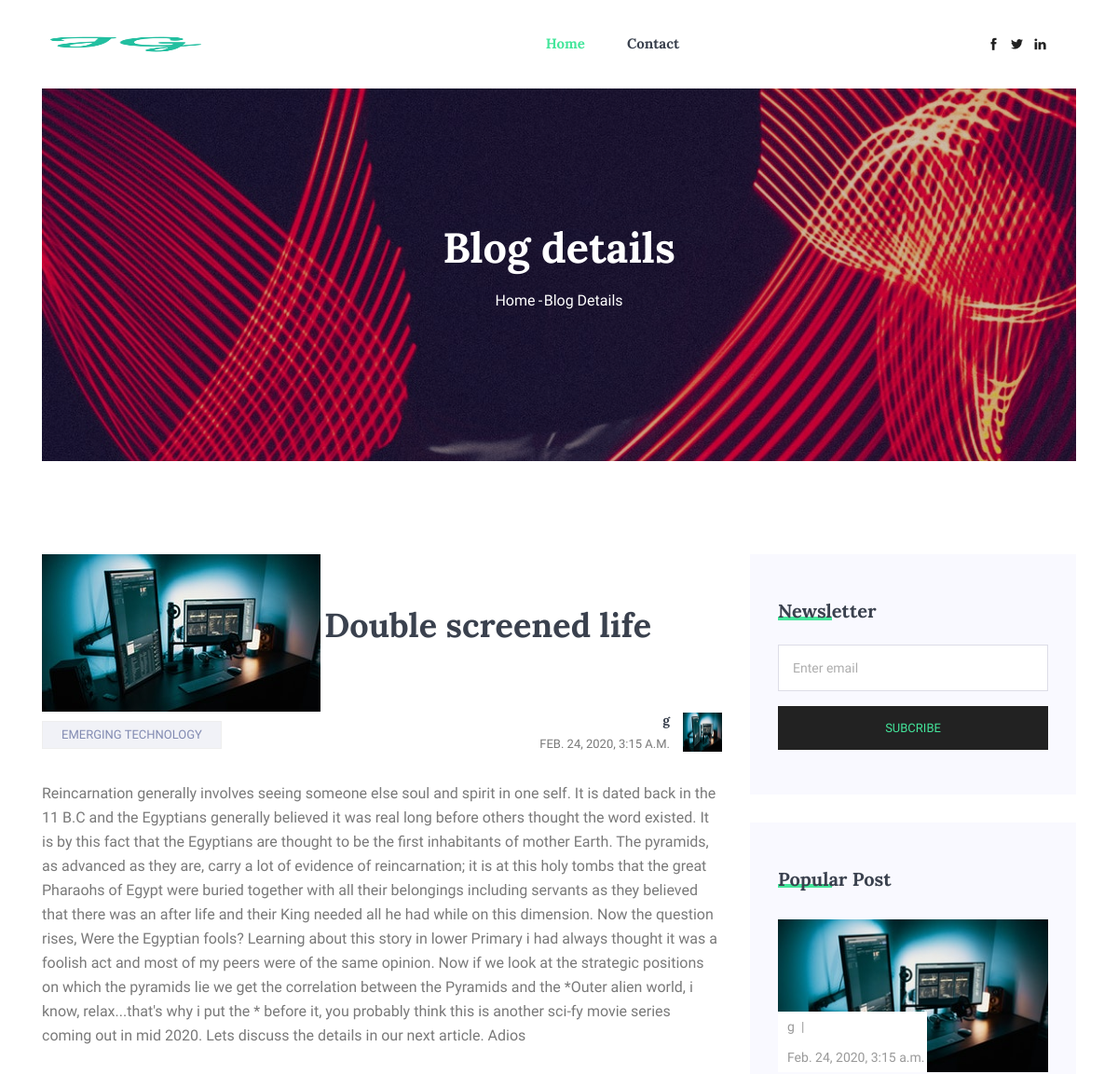
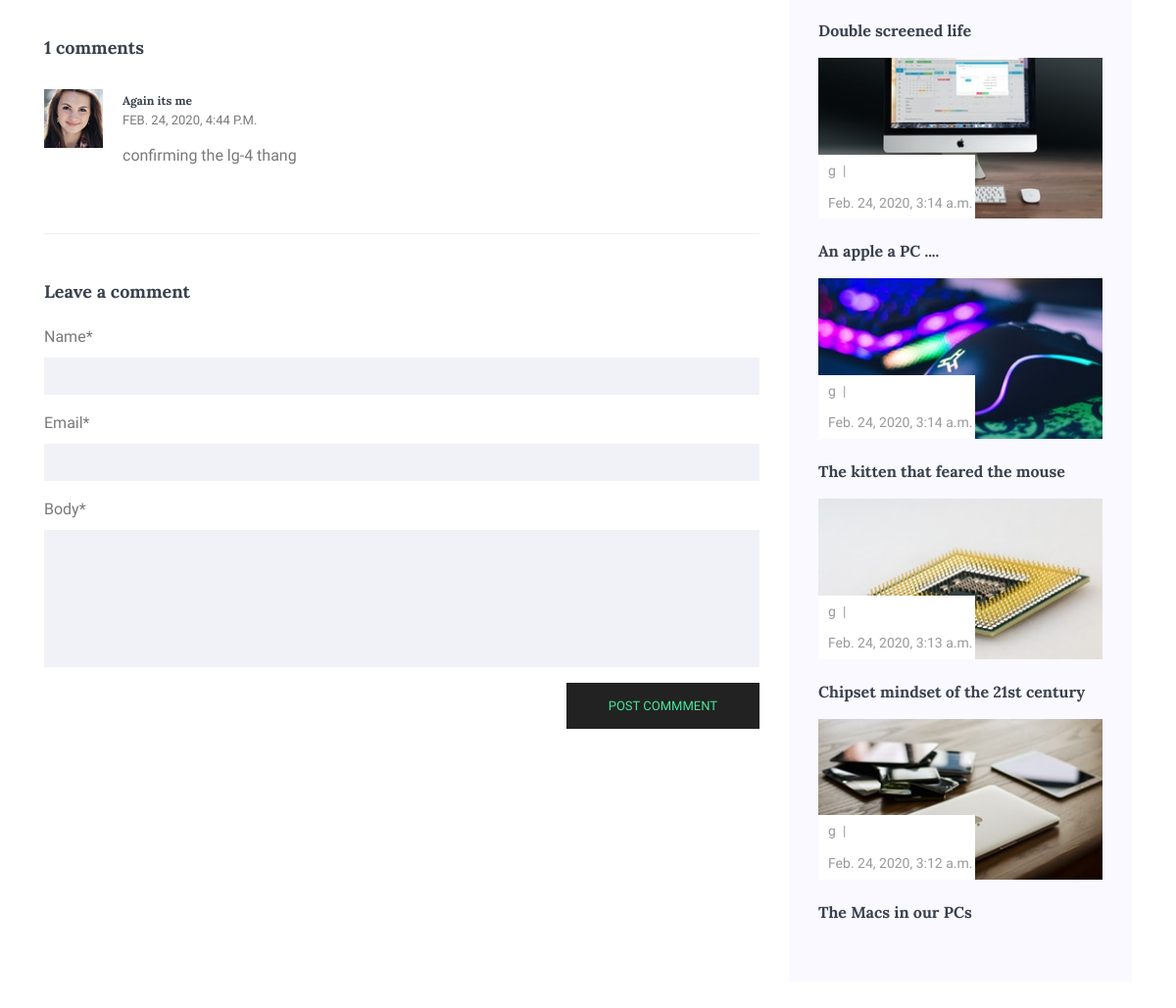
The page /double-screened-life/ (upper part) on the database as committed earlier (2 pictures, top to bottom).
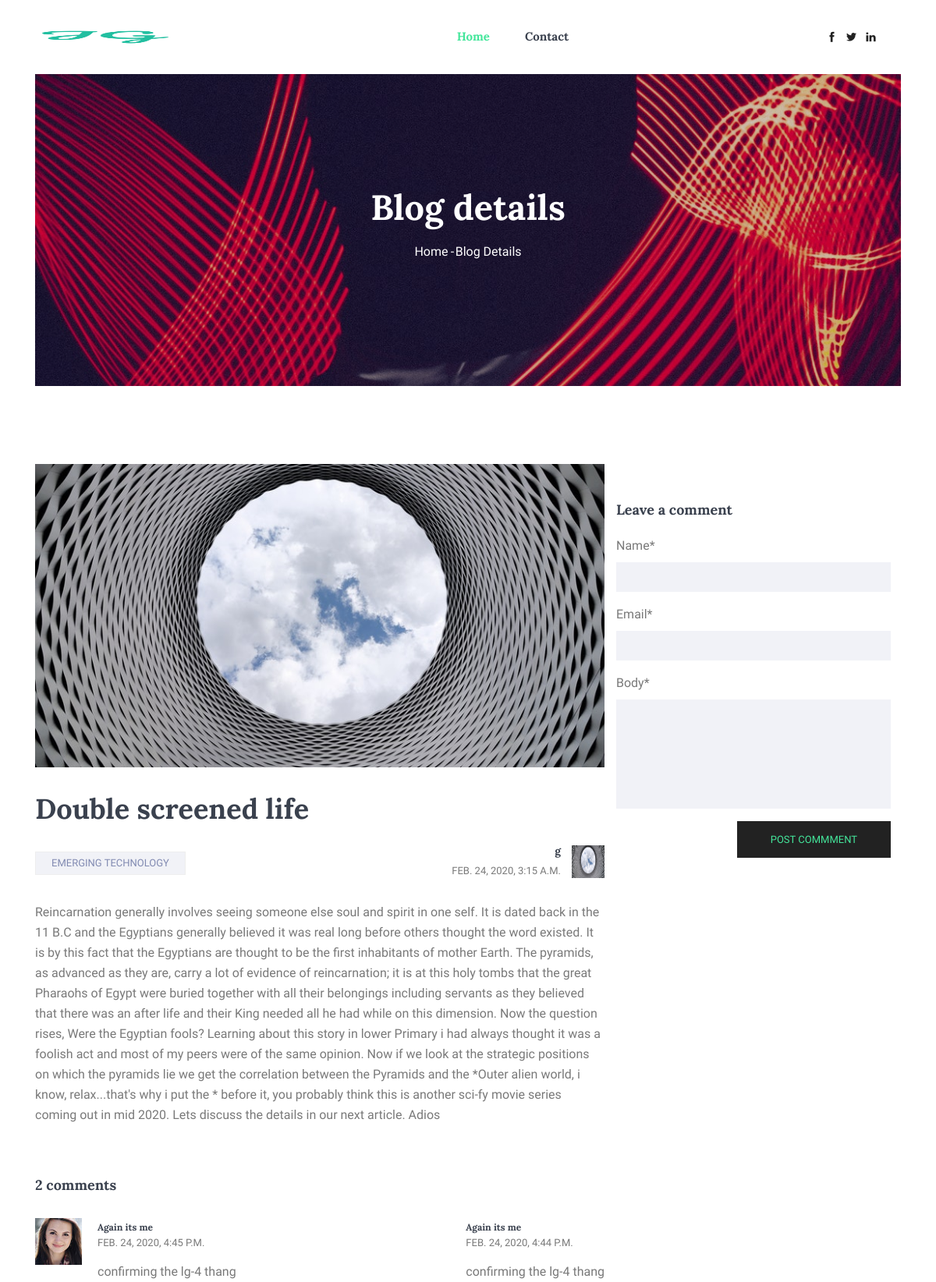
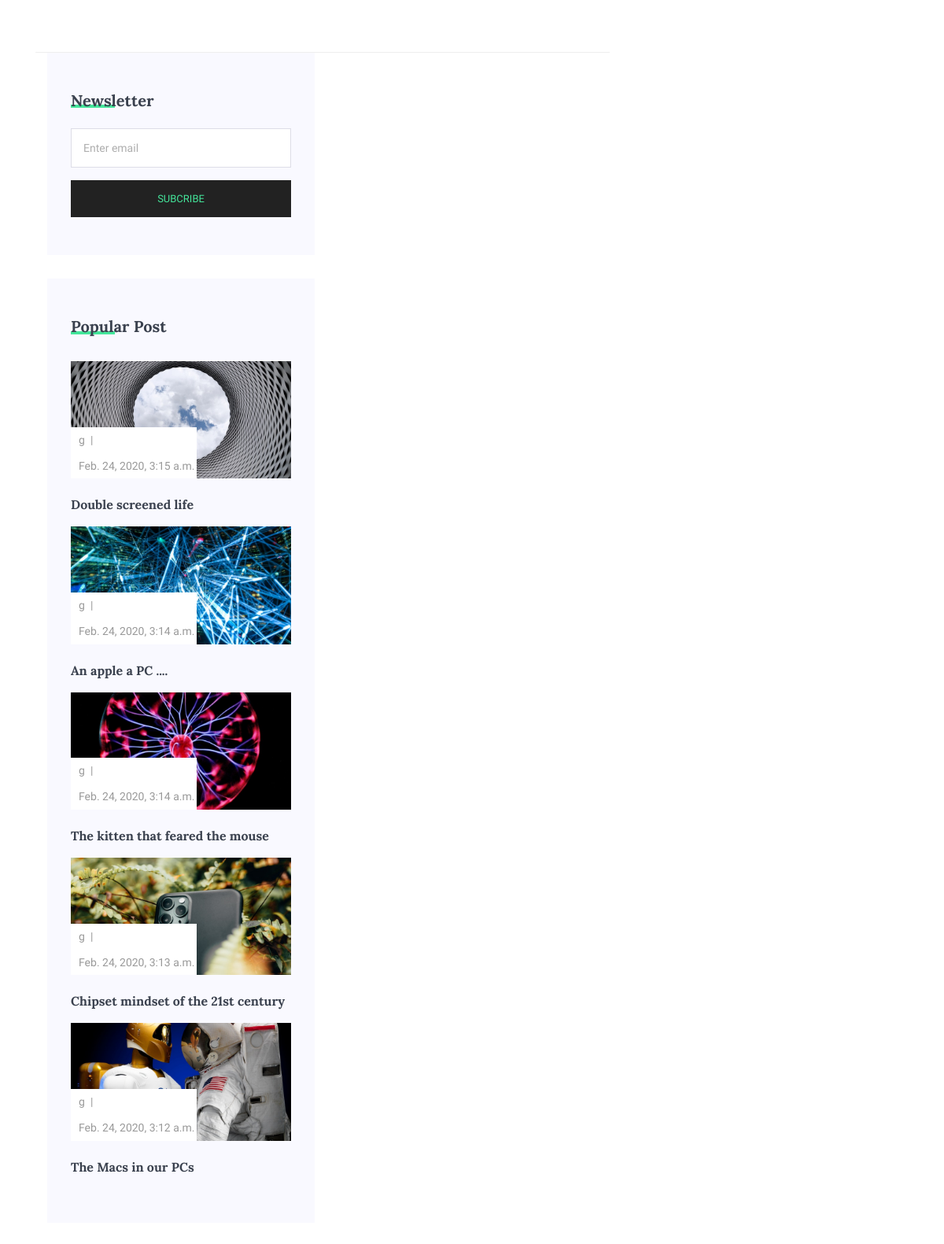
The same page on the database as committed later (2 pictures, top to bottom).
### techBlog/models.py (models this page shows, shortened)
class Post(models.Model):
    image = models.ImageField(default='default.jpg', upload_to='post_pics')
    title = models.CharField(max_length=200, unique=True)
    slug = models.SlugField(max_length=200, unique=True)
    author = models.ForeignKey(
        User, on_delete=models.CASCADE, related_name='blog_posts'
    )
    updated_on = models.DateTimeField(auto_now=True)
    category = models.ForeignKey(Category, on_delete=models.CASCADE, default=1)
    content = models.TextField()
    created_on = models.DateTimeField(auto_now_add=True)
    status = models.IntegerField(choices=STATUS, default=0)
    class Meta:
        ordering = ['-created_on']

class Category(models.Model):
    name = models.CharField(max_length=100)
    decription = models.TextField(default='This Category includes the following areas: ')
    def __str__(self):
        return self.name

class Comment(models.Model):
    post = models.ForeignKey(Post, on_delete=models.CASCADE, related_name='comments')
    name = models.CharField(max_length=80)
    email = models.EmailField()
    body = models.TextField()
    created_on = models.DateTimeField(auto_now_add=True)
    active = models.BooleanField(default=False)
    class Meta:
        ordering = ['created_on']

### techBlog/views.py (the view)
# urls.py: path("<slug:slug>/", views.post_detail, name="post_detail"),
def post_detail(request, slug):
    template_name = "techBlog/post_detail.html"
    post = get_object_or_404(Post, slug=slug)
    comments = post.comments.filter(active=True).order_by("-created_on")
    new_comment = None
    if request.method == "POST":
        comment_form = CommentForm(data=request.POST)
        if comment_form.is_valid():
            new_comment = comment_form.save(commit=False)
            new_comment.post = post
            new_comment.save()
    else:
        comment_form = CommentForm()
    return render(
        request,
        template_name,
        {
            "post": post,
            "comments": comments,
            "new_comment": new_comment,
            "comment_form": comment_form,
            "post_list" : Post.objects.all()[:5],
        },
    )

### techBlog/forms.py
class CommentForm(forms.ModelForm):
    class Meta:
        model = Comment
        fields = ('name', 'email', 'body')

### techBlog/templates/techBlog/post_detail.html (shortened to what this page needs)
{% extends 'techBlog/base.html' %}
{% load static %}
{% load crispy_forms_tags %}
{% block content %}
 <section class="mb-30px">
  <div class="container">
    <div class="hero-banner hero-banner--sm">
      <div class="hero-banner__content">
        <h1>Blog details</h1>
        <nav aria-label="breadcrumb" class="banner-breadcrumb">
          <ol class="breadcrumb">
            <li class="breadcrumb-item"><a href="{% url 'home' %}">Home</a></li>
            <li class="breadcrumb-item active" aria-current="page">Blog Details</li>
          </ol>
        </nav>
      </div>
    </div>
  </div>
</section>
<section class="blog-post-area section-margin">
  <div class="container">
    <div class="row">
      <div class="col-lg-8">
          <div class="main_blog_details">
              <img class="img-fluid" src="{{post.image.url}}" alt="">
              <a href="#"><h4>{{ post.title }}</h4></a>
              <div class="user_details">
                <div class="float-left">
                  <a href="#">{{post.category}}</a>
                </div>
                <div class="float-right mt-sm-0 mt-3">
                  <div class="media">
                    <div class="media-body">
                      <h5>{{ post.author }}</h5>
                      <p>{{ post.created_on }}</p>
                    </div>
                    <div class="d-flex">
                      <img width="42" height="42" src="{{post.image.url}}" alt="">
                    </div>
                  </div>
                </div>
              </div>
              <p>{{ post.content | safe }}</p>
            </div>
              <div class="comments-area">
                    {% with comments.count as total_comments %}
                  <h4>{{ total_comments }} comments</h4>
                  <div class="comment-list">
                      <div class="single-comment justify-content-between d-flex">
                          <div class="user justify-content-between d-flex">
                              <div class="thumb">
                                  <img src="img/blog/c1.jpg" alt="">
                              </div>
                                {% endwith %} {% for comment in comments %}
                              <div class="desc">
                                  <h5><a href="#">{{ comment.name }}</a></h5>
                                  <p class="date">{{ comment.created_on }}</p>
                                  <p class="comment">
                                    {{ comment.body | linebreaks }}
                                  </p>
                              </div>
                          </div>
                          {% endfor %}
                      </div>
                  </div>
              </div>
              <div class="comment-form">
                {% if new_comment %}
                <div class="alert alert-success" role="alert">
                  Your comment is awaiting moderation
                </div>
                {% else %}
                <h3>Leave a comment</h3>
                <form method="post" style="margin-top: 1.3em;">
                  {{ comment_form | crispy }}
                  <button type="submit" class="button submit_btn">Post commment</button>
                </form>
                {% endif %}
              </div>
      </div>
      {% include 'techBlog/sidebar.html' %}
    </div>
</section>
{% endblock content %}

### techBlog/templates/techBlog/base.html (shortened to what this page needs)
{% load static %}
<!DOCTYPE html>
<html lang="en">
<head>
  <link rel="stylesheet" href="{% static 'techBlog/vendors/bootstrap/bootstrap.min.css' %}">
  <link rel="stylesheet" href="{% static 'techBlog/vendors/fontawesome/css/all.min.css' %}">
  <link rel="stylesheet" href="{% static 'techBlog/vendors/themify-icons/themify-icons.css' %}">
  <link rel="stylesheet" href="{% static 'techBlog/vendors/linericon/style.css' %}">
  <link rel="stylesheet" href="{% static 'techBlog/vendors/owl-carousel/owl.theme.default.min.css' %}">
  <link rel="stylesheet" href="{% static 'techBlog/vendors/owl-carousel/owl.carousel.min.css' %}">
  <link rel="stylesheet" href="{% static 'techBlog/css/style.css' %}">
</head>
<body>
  {% include 'techBlog/navbar.html' %}
 {% block content %}  {% endblock content %}
</body>
</html>

### techBlog/templates/techBlog/navbar.html (shortened to what this page needs)
{% load static %}
  <header class="header_area">
    <div class="main_menu">
      <nav class="navbar navbar-expand-lg navbar-light">
        <div class="container box_1620">
          <a class="navbar-brand logo_h" href="{% url 'home' %}"><img src="{% static 'techBlog/img/logo.png' %}" height="85" width="180" lt=""></a>
          <div class="collapse navbar-collapse offset" id="navbarSupportedContent">
            <ul class="nav navbar-nav menu_nav justify-content-center">
              <li class="nav-item active"><a class="nav-link" href="{% url 'home' %}">Home</a></li>
              <li class="nav-item"><a class="nav-link" href="{% url 'contact' %}">Contact</a></li>
            </ul>
            <ul class="nav navbar-nav navbar-right navbar-social">
              <li><a href="https://www.facebook.com/jeremiah.george.16906715"><i class="ti-facebook"></i></a></li>
              <li><a href="https://twitter.com/datbuoyGee"><i class="ti-twitter-alt"></i></a></li>
              <li><a href="https://www.linkedin.com/in/jeremiah-george-870323152/"><i class="ti-linkedin"></i></a></li>
            </ul>
          </div>
        </div>
      </nav>
    </div>
  </header>

### techBlog/templates/techBlog/sidebar.html (shortened to what this page needs)
 <div class="col-lg-4 sidebar-widgets">
    <div class="widget-wrap">
      <div class="single-sidebar-widget newsletter-widget">
        <h4 class="single-sidebar-widget__title">Newsletter</h4>
        <div class="form-group mt-30">
          <div class="col-autos">
            <input type="text" class="form-control" id="inlineFormInputGroup" placeholder="Enter email" onfocus="this.placeholder = ''"
              onblur="this.placeholder = 'Enter email'">
          </div>
        </div>
        <button class="bbtns d-block mt-20 w-100">Subcribe</button>
      </div>
      <div class="single-sidebar-widget popular-post-widget">
        <h4 class="single-sidebar-widget__title">Popular Post</h4>
        <div class="popular-post-list">
          {% for post in post_list %}
          <div class="single-post-list">
            <div class="thumb">
              <img class="card-img rounded-0" src="{{post.image.url}}" alt="">
              <ul class="thumb-info">
                <li><a href="#">{{post.author}}</a></li>
                <li><a href="#">{{post.created_on}}</a></li>
              </ul>
            </div>
            <div class="details mt-20">
              <a href="{% url 'post_detail' post.slug  %}">
                <h6>{{post.title}}</h6>
              </a>
            </div>
          </div>
         {% endfor %}
        </div>
      </div>
      </div>
  </div>

### techBlog/templates/techBlog/footer.html (shortened to what this page needs)
 {% load static %}

Rows that differ between the two databases and show on the page:
changed Post "Double screened life": image: a different picture
now on this page (row edited): Comment: name "Again its me", created_on "FEB. 24, 2020, 4:45 P.M.", body "confirming the lg-4 thang"
changed Post "An apple a PC ....": image: a different picture
changed Post "The kitten that feared the mouse": image: a different picture
changed Post "Chipset mindset of the 21st century": image: a different picture
changed Post "The Macs in our PCs": image: a different picture
Other text that changed with them:
{{ total_comments }}: "1" → "2"
